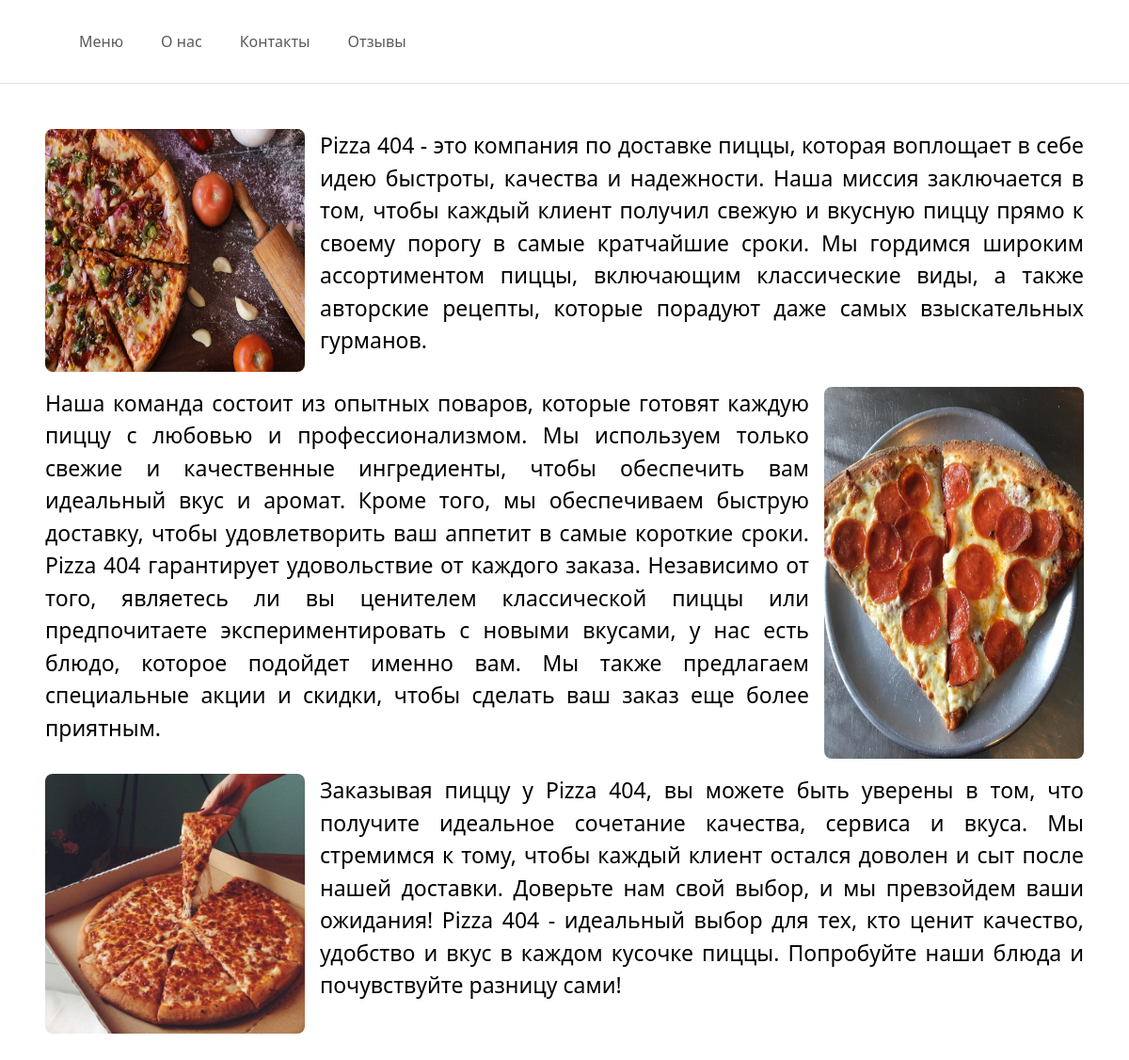
The app's page /about_us/ with its own data.
### technical/models.py (models this page shows, shortened)
class AboutInf(models.Model):
    image = models.ImageField(verbose_name='Изображение', upload_to='images/')
    text = models.TextField(verbose_name='Текст')
    class Meta:
        verbose_name = 'Информация'
        verbose_name_plural = 'Информация'

### technical/views.py (the view)
# urls.py: path('about_us/', about_us_view, name='about_us'),
def about_us_view(request):
    inf = AboutInf.objects.all()
    return render(request, 'technical/about_us.html', {'inf': inf})

### cart/context_processors.py (called while the page is built)
def cart(request):
    return {'cart': Cart(request)}

### technical/context_processors.py (called while the page is built)
def header_menu(request):
    return {'category_menu': Category.objects.all()}

### technical/templates/technical/about_us.html (shortened to what this page needs)
{% extends 'index.html' %}
    {% block content %}
    <div class="mt-5 mb-5">
        <div>
            {% for el in inf %}
            {% if el.id == 2 or el.id == 4%}
            <div class="d-flex justify-content-between flex-row-reverse mt-3 mb-3">
                <img src="{{ el.image.url }}" class="w-25 rounded-3">
                <div class="me-3">
                    <p class="about_text">{{ el.text }}</p>
                </div>
            </div>
            {% else %}
            <div class="d-flex justify-content-between">
                <img src="{{ el.image.url }}" class="w-25 rounded-3">
                <div class="ms-3">
                    <p class="about_text">{{ el.text }}</p>
                </div>
            </div>
            {% endif %}
            {% endfor %}
        </div>
    </div>
    {% endblock %}

### static/css/css.css (style rules this page uses)
.about_text { color: #000; font-size: 23px; text-align: justify; }

### records on screen
AboutInf: image (picture), text "Pizza 404 - это компания по доставке пиццы, которая воплощает в себе идею быстроты, качества и надежности. Наша миссия заключается в том, чтобы каждый клиент получил свежую и вкусную пиццу прямо к своему порогу в самые кратчайшие сроки. Мы гордимся широким ассортиментом пиццы, включающим классические виды, а также авторские рецепты, которые порадуют даже самых взыскательных гурманов."
AboutInf: image (picture), text "Наша команда состоит из опытных поваров, которые готовят каждую пиццу с любовью и профессионализмом. Мы используем только свежие и качественные ингредиенты, чтобы обеспечить вам идеальный вкус и аромат. Кроме того, мы обеспечиваем быструю доставку, чтобы удовлетворить ваш аппетит в самые короткие сроки. Pizza 404 гарантирует удовольствие от каждого заказа. Независимо от того, являетесь ли вы ценителем классической пиццы или предпочитаете экспериментировать с новыми вкусами, у нас есть блюдо, которое подойдет именно вам. Мы также предлагаем специальные акции и скидки, чтобы сделать ваш заказ еще более приятным."
AboutInf: image (picture), text "Заказывая пиццу у Pizza 404, вы можете быть уверены в том, что получите идеальное сочетание качества, сервиса и вкуса. Мы стремимся к тому, чтобы каждый клиент остался доволен и сыт после нашей доставки. Доверьте нам свой выбор, и мы превзойдем ваши ожидания! Pizza 404 - идеальный выбор для тех, кто ценит качество, удобство и вкус в каждом кусочке пиццы. Попробуйте наши блюда и почувствуйте разницу сами!"
